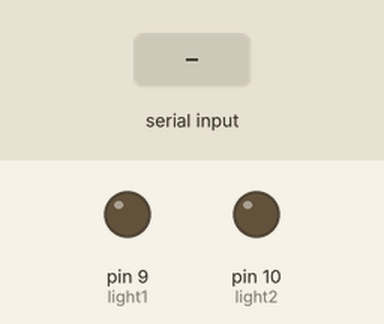
Bench run of a sketch on a simulated Arduino Uno, built with avr-gcc and run on an emulated ATmega328P. Shown: output pins drawn as LEDs (lit = HIGH). Inputs (shaded band) come from the test bench.

Above: at 1.2 s.
1.3 s: "a" received over Serial
At 2.7 s:
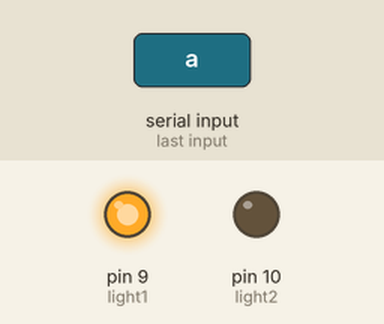
Timing chart, 0 to 4.3 s (numbered marks = the images above; inputs shaded):
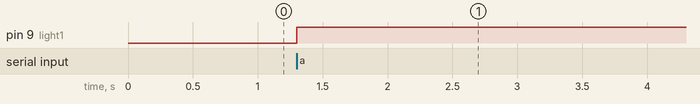

The sketch:

Bluetooth_with_mit_app_light.ino
```cpp
const int light1 = 9;
const int light2 = 10;
int received = 0;
int light_state = 0;

void setup() {

  Serial.begin(9600);
  pinMode(light1, OUTPUT);
  pinMode(light2, OUTPUT);

}

void loop() {
 if(Serial.available() > 0)
 {
  received = Serial.read();
 }


 if(light_state == 0 && received == 'a')
 {
  digitalWrite(light1, HIGH);
  light_state = 1;
  received = 0;
 }
 if(light_state == 1 && received == 'a')
 {
  digitalWrite(light1, LOW);
  light_state == 0;
  received = 0;
 }

 if(light_state == 0 && received == 'b')
 {
  digitalWrite(light2, HIGH);
  light_state = 1;
  received = 0;
 }
 if(light_state == 1 && received == 'b')
 {
  digitalWrite(light2, LOW);
  light_state == 0;
  received = 0;
 }
}
```

Measured:
- after the input at 1.3 s, pin 9 (light1): LOW → HIGH at once
